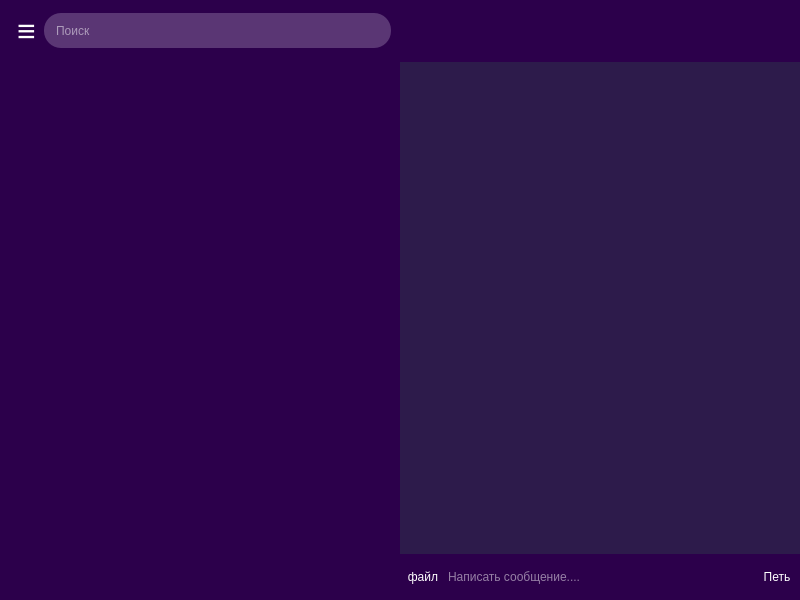
<?xml version="1.0" encoding="UTF-8"?>
<ui version="4.0">
 <class>window</class>
 <widget class="QMainWindow" name="window">
  <property name="geometry">
   <rect>
    <x>0</x>
    <y>0</y>
    <width>800</width>
    <height>600</height>
   </rect>
  </property>
  <property name="windowTitle">
   <string>MainWindow</string>
  </property>
  <widget class="QWidget" name="centralwidget">
   <property name="styleSheet">
    <string notr="true">*
{
	background-color: rgb(44, 0, 75);
	color: rgb(255, 255, 255);
	font: 9pt &quot;Cascadia Mono&quot;;
	outline: none;
	border: none;
	selection-background-color: rgb(81, 0, 135);
}

QScrollBar:vertical
{
    border: 0px solid #999999;
    background: rgb(70, 70, 70);
    width:10px;    
	margin: 0px 0px 0px 0px;
}

QScrollBar::handle:vertical
{   
	min-height: 0px;
    border: 0px solid red;
	border-radius: 2px;
	background-color:grey;
	margin: 0px 3px 0px 3px;
}

QScrollBar::add-line:vertical
{
    height: 0px;
    subcontrol-position: bottom;
	subcontrol-origin: margin;
}

QScrollBar::sub-line:vertical
{
	height: 0 px;
    subcontrol-position: top;
    subcontrol-origin: margin;
}

QScrollBar::sub-page:vertical
{
	background: none;
}

QScrollBar::add-page:vertical
{
	background: none;
}
</string>
   </property>
   <layout class="QHBoxLayout" name="horizontalLayout_3">
    <property name="spacing">
     <number>0</number>
    </property>
    <property name="leftMargin">
     <number>0</number>
    </property>
    <property name="topMargin">
     <number>0</number>
    </property>
    <property name="rightMargin">
     <number>0</number>
    </property>
    <property name="bottomMargin">
     <number>0</number>
    </property>
    <item>
     <widget class="QWidget" name="widget_3" native="true">
      <property name="minimumSize">
       <size>
        <width>400</width>
        <height>0</height>
       </size>
      </property>
      <layout class="QVBoxLayout" name="verticalLayout">
       <property name="spacing">
        <number>0</number>
       </property>
       <property name="leftMargin">
        <number>0</number>
       </property>
       <property name="topMargin">
        <number>0</number>
       </property>
       <property name="rightMargin">
        <number>0</number>
       </property>
       <property name="bottomMargin">
        <number>0</number>
       </property>
       <item>
        <widget class="QWidget" name="searchbar" native="true">
         <property name="minimumSize">
          <size>
           <width>0</width>
           <height>62</height>
          </size>
         </property>
         <property name="maximumSize">
          <size>
           <width>16777215</width>
           <height>62</height>
          </size>
         </property>
         <layout class="QHBoxLayout" name="horizontalLayout_2">
          <property name="spacing">
           <number>0</number>
          </property>
          <item>
           <widget class="QPushButton" name="pushButton">
            <property name="sizePolicy">
             <sizepolicy hsizetype="Fixed" vsizetype="Fixed">
              <horstretch>0</horstretch>
              <verstretch>0</verstretch>
             </sizepolicy>
            </property>
            <property name="minimumSize">
             <size>
              <width>35</width>
              <height>35</height>
             </size>
            </property>
            <property name="maximumSize">
             <size>
              <width>35</width>
              <height>35</height>
             </size>
            </property>
            <property name="styleSheet">
             <string notr="true">background-color: rgba(0, 0, 0, 0);
color: rgb(255, 255, 255);
font-size: 24pt;
</string>
            </property>
            <property name="text">
             <string>≡</string>
            </property>
           </widget>
          </item>
          <item>
           <widget class="QLineEdit" name="lineEdit_2">
            <property name="sizePolicy">
             <sizepolicy hsizetype="Expanding" vsizetype="Maximum">
              <horstretch>0</horstretch>
              <verstretch>0</verstretch>
             </sizepolicy>
            </property>
            <property name="minimumSize">
             <size>
              <width>0</width>
              <height>35</height>
             </size>
            </property>
            <property name="maximumSize">
             <size>
              <width>16777215</width>
              <height>35</height>
             </size>
            </property>
            <property name="styleSheet">
             <string notr="true">QLineEdit
{
	background-color: rgb(90, 54, 116);
	padding-right:10px;
	padding-left:10px;
	border-radius:17px;
}</string>
            </property>
            <property name="text">
             <string/>
            </property>
            <property name="placeholderText">
             <string>Поиск</string>
            </property>
           </widget>
          </item>
         </layout>
        </widget>
       </item>
       <item>
        <widget class="QListWidget" name="users">
         <property name="sizePolicy">
          <sizepolicy hsizetype="Expanding" vsizetype="Expanding">
           <horstretch>0</horstretch>
           <verstretch>0</verstretch>
          </sizepolicy>
         </property>
         <property name="styleSheet">
          <string notr="true">QListWidget
{
	border:none;
}

QListWidget::item
{
	outline: none;
}

QListWidget::item:hover
{
	background-color: rgb(60, 0, 100);
}

QListWidget::item:selected
{
	background-color: rgb(90, 54, 116);
}
</string>
         </property>
         <property name="defaultDropAction">
          <enum>Qt::IgnoreAction</enum>
         </property>
        </widget>
       </item>
      </layout>
     </widget>
    </item>
    <item>
     <widget class="QWidget" name="widget_4" native="true">
      <property name="sizePolicy">
       <sizepolicy hsizetype="Expanding" vsizetype="Expanding">
        <horstretch>0</horstretch>
        <verstretch>0</verstretch>
       </sizepolicy>
      </property>
      <layout class="QVBoxLayout" name="verticalLayout_2">
       <property name="spacing">
        <number>0</number>
       </property>
       <property name="leftMargin">
        <number>0</number>
       </property>
       <property name="topMargin">
        <number>0</number>
       </property>
       <property name="rightMargin">
        <number>0</number>
       </property>
       <property name="bottomMargin">
        <number>0</number>
       </property>
       <item>
        <widget class="QWidget" name="dialogeProfile_2" native="true">
         <property name="minimumSize">
          <size>
           <width>0</width>
           <height>62</height>
          </size>
         </property>
         <property name="maximumSize">
          <size>
           <width>16777215</width>
           <height>62</height>
          </size>
         </property>
         <layout class="QHBoxLayout" name="dialogeProfile">
          <property name="spacing">
           <number>0</number>
          </property>
         </layout>
        </widget>
       </item>
       <item>
        <widget class="QTableWidget" name="dialog">
         <property name="sizePolicy">
          <sizepolicy hsizetype="Expanding" vsizetype="Expanding">
           <horstretch>0</horstretch>
           <verstretch>0</verstretch>
          </sizepolicy>
         </property>
         <property name="font">
          <font>
           <family>Cascadia Mono</family>
           <pointsize>9</pointsize>
           <italic>false</italic>
           <bold>false</bold>
          </font>
         </property>
         <property name="styleSheet">
          <string notr="true">QTableWidget
{
	background-color: rgb(45, 27, 75);
	border: none;
	outline:none;
}

QTableWidget::item
{
	border: none;
}
</string>
         </property>
         <property name="sizeAdjustPolicy">
          <enum>QAbstractScrollArea::AdjustToContents</enum>
         </property>
         <property name="tabKeyNavigation">
          <bool>false</bool>
         </property>
         <property name="selectionMode">
          <enum>QAbstractItemView::NoSelection</enum>
         </property>
         <property name="showGrid">
          <bool>false</bool>
         </property>
         <property name="columnCount">
          <number>2</number>
         </property>
         <attribute name="horizontalHeaderVisible">
          <bool>false</bool>
         </attribute>
         <attribute name="verticalHeaderVisible">
          <bool>false</bool>
         </attribute>
         <column>
          <property name="text">
           <string>Questions</string>
          </property>
          <property name="textAlignment">
           <set>AlignTrailing|AlignVCenter</set>
          </property>
         </column>
         <column>
          <property name="text">
           <string>Answers</string>
          </property>
          <property name="textAlignment">
           <set>AlignLeading|AlignVCenter</set>
          </property>
         </column>
        </widget>
       </item>
       <item>
        <layout class="QHBoxLayout" name="messageBar">
         <property name="spacing">
          <number>0</number>
         </property>
         <item>
          <widget class="QPushButton" name="appendMedia">
           <property name="minimumSize">
            <size>
             <width>46</width>
             <height>46</height>
            </size>
           </property>
           <property name="maximumSize">
            <size>
             <width>46</width>
             <height>46</height>
            </size>
           </property>
           <property name="cursor">
            <cursorShape>PointingHandCursor</cursorShape>
           </property>
           <property name="styleSheet">
            <string notr="true">background-color: rgba(255, 255, 255, 0);</string>
           </property>
           <property name="text">
            <string>файл</string>
           </property>
          </widget>
         </item>
         <item>
          <widget class="QLineEdit" name="writeMessage">
           <property name="minimumSize">
            <size>
             <width>0</width>
             <height>46</height>
            </size>
           </property>
           <property name="maximumSize">
            <size>
             <width>16777215</width>
             <height>46</height>
            </size>
           </property>
           <property name="styleSheet">
            <string notr="true">QLineEdit
{
	border:none;
}</string>
           </property>
           <property name="text">
            <string/>
           </property>
           <property name="placeholderText">
            <string>Написать сообщение....</string>
           </property>
          </widget>
         </item>
         <item>
          <widget class="QPushButton" name="voiceRecord">
           <property name="minimumSize">
            <size>
             <width>46</width>
             <height>46</height>
            </size>
           </property>
           <property name="maximumSize">
            <size>
             <width>46</width>
             <height>46</height>
            </size>
           </property>
           <property name="cursor">
            <cursorShape>PointingHandCursor</cursorShape>
           </property>
           <property name="styleSheet">
            <string notr="true">background-color: rgba(255, 255, 255, 0);
</string>
           </property>
           <property name="text">
            <string>Петь</string>
           </property>
          </widget>
         </item>
        </layout>
       </item>
      </layout>
     </widget>
    </item>
   </layout>
  </widget>
 </widget>
 <resources/>
 <connections/>
</ui>
